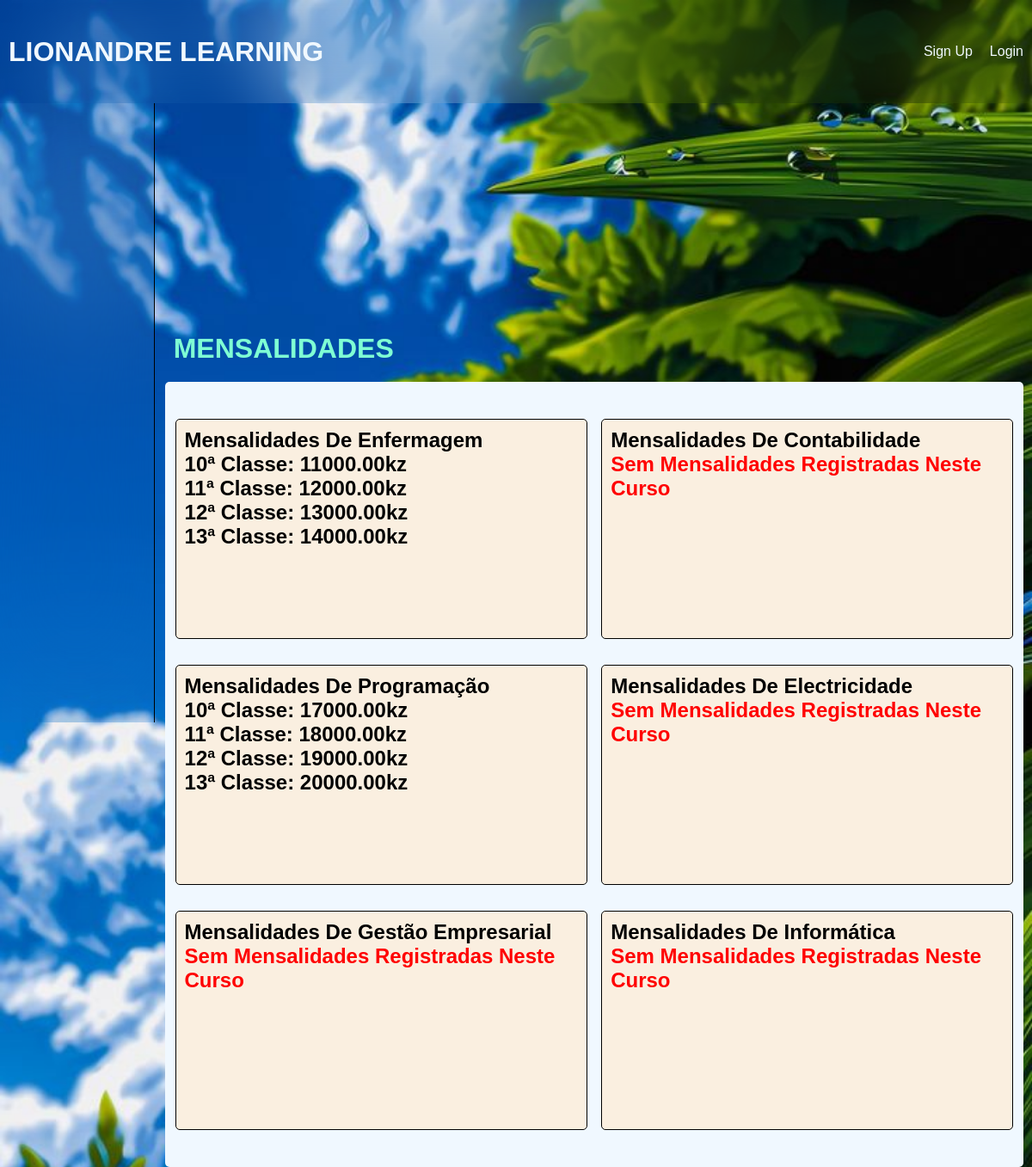
Page /mensalidades/ on the earlier database version.
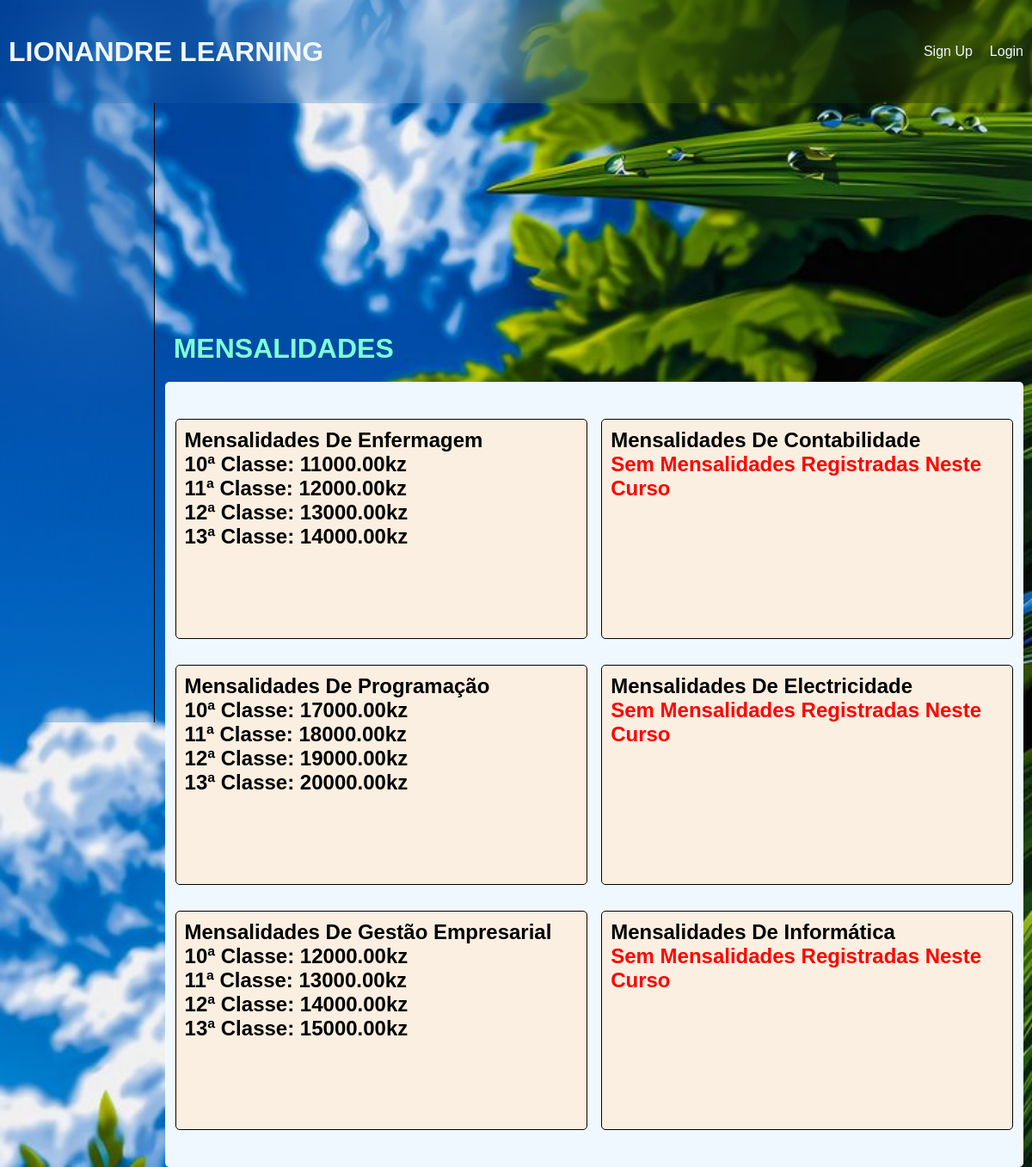
Same page on the later database version.
### alunos/models.py (models this page shows, shortened)
class Mensalidade(models.Model):
    Classes = [
        (10, '10ª Classe'),
        (11, '11ª Classe'),
        (12, '12ª Classe'),
        (13, '13ª Classe')
    ]
    curso = models.ForeignKey('Cursos', on_delete=models.SET_NULL, null=True, default=None)
    classe = models.IntegerField(choices=Classes)
    mensalidade = models.DecimalField(max_digits=10, decimal_places=2)
    registrada = models.DateTimeField(auto_now_add=True)

### alunos/views.py (the view)
# urls.py: path('mensalidades/', views.mensalidades, name='mensalidades'),
def mensalidades(request):
    mensalidades = Mensalidade.objects.all()
    if mensalidades:
        prog = Mensalidade.objects.filter(curso_id=1)
        info = Mensalidade.objects.filter(curso_id=2)
        cont = Mensalidade.objects.filter(curso_id=3)
        geEm = Mensalidade.objects.filter(curso_id=4)
        elec = Mensalidade.objects.filter(curso_id=5)
        enfe = Mensalidade.objects.filter(curso_id=6)
        return render(request, 'aluno/mensalidades.html', {
            'mensalidades' : mensalidades,
            'prog' : prog,
            'info' : info,
            'cont' : cont,
            'geEm' : geEm,
            'elec' : elec,
            'enfe' : enfe
            })
    else:
        messages.error(request, 'Sem Mensalidades!')
        return redirect(reverse('menslidades'))

### alunos/templates/aluno/mensalidades.html (shortened to what this page needs)
{% extends 'aluno/layout/base.html' %}
{% block content %}
<div class="page" style="margin-top: 20px; align-self: start; margin-left: 20px;">
    <h1 style="color: aquamarine;">MENSALIDADES</h1>
</div>
<div class="divmensa">
    <div class="totalmensa">
        <h2>Mensalidades De Enfermagem</h2>
        {% if enfe %}
        {% for enf in enfe %}
        <h2>{{ enf.classe }}ª Classe: {{ enf.mensalidade }}kz</h2>
        {% endfor %}
        {% else %}
        <h2 style="color: red;">Sem Mensalidades Registradas Neste Curso</h2>
        {% endif %}
    </div>
    <div class="totalmensa">
        <h2>Mensalidades De Contabilidade</h2>
        {% if cont %}
        {% for con in cont %}
        <h2>{{ con.classe }}ª Classe: {{ con.mensalidade }}kz</h2>
        {% endfor %}
        {% else %}
        <h2 style="color: red;">Sem Mensalidades Registradas Neste Curso</h2>
        {% endif %}
    </div>
    <div class="totalmensa">
        <h2>Mensalidades De Programação</h2>
        {% if prog %}
        {% for pro in prog %}
        <h2>{{ pro.classe }}ª Classe: {{ pro.mensalidade }}kz</h2>
        {% endfor %}
        {% else %}
        <h2 style="color: red;">Sem Mensalidades Registradas Neste Curso</h2>
        {% endif %}
    </div>
    <div class="totalmensa">
        <h2>Mensalidades De Electricidade</h2>
        {% if elec %}
        {% for ele in elec %}
        <h2>{{ ele.classe }}ª Classe: {{ ele.mensalidade }}kz</h2>
        {% endfor %}
        {% else %}
        <h2 style="color: red;">Sem Mensalidades Registradas Neste Curso</h2>
        {% endif %}
    </div>
    <div class="totalmensa">
        <h2>Mensalidades De Gestão Empresarial</h2>
        {% if geEm %}
        {% for ge in geEm %}
        <h2>{{ ge.classe }}ª Classe: {{ ge.mensalidade }}kz</h2>
        {% endfor %}
        {% else %}
        <h2 style="color: red;">Sem Mensalidades Registradas Neste Curso</h2>
        {% endif %}
    </div>
    <div class="totalmensa">
        <h2>Mensalidades De Informática</h2>
        {% if info %}
        {% for inf in info %}
        <h2>{{ inf.classe }}ª Classe: {{ inf.mensalidade }}kz</h2>
        {% endfor %}
        {% else %}
        <h2 style="color: red;">Sem Mensalidades Registradas Neste Curso</h2>
        {% endif %}
    </div>
</div>
{% endblock %}

Differences in the rows shown:
added Mensalidade: classe "10", mensalidade "12000.00", shown under "Mensalidades De Gestão Empresarial"
added Mensalidade: classe "11", mensalidade "13000.00", shown under "Mensalidades De Gestão Empresarial"
added Mensalidade: classe "12", mensalidade "14000.00", shown under "Mensalidades De Gestão Empresarial"
added Mensalidade: classe "13", mensalidade "15000.00", shown under "Mensalidades De Gestão Empresarial"
Other differences:
text no longer shown: "Sem Mensalidades Registradas Neste Curso"
